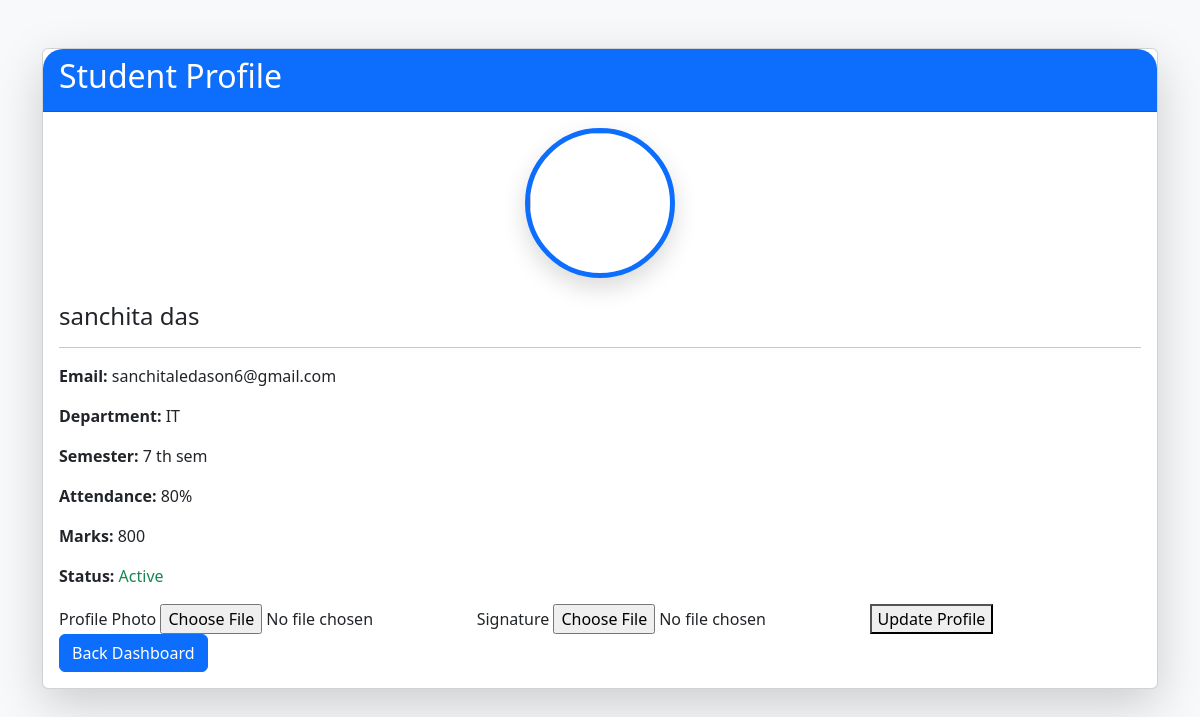
The page /student_profile (signed in) on the database its author committed.
### models.py (models this page shows)
class Student(db.Model):
    id = db.Column(db.Integer, primary_key=True)
    roll_number = db.Column(db.String(50), unique=True)
    name = db.Column(db.String(100))
    email = db.Column(db.String(100))
    department = db.Column(db.String(100))
    password = db.Column(db.String(100))
    attendance = db.Column(db.Integer, default=0)
    marks = db.Column(db.Integer, default=0)
    semester = db.Column(db.String(50))
    photo = db.Column(db.String(200))
    signature = db.Column(db.String(200))

### app.py (the view, shortened to what this page needs)
@app.route("/student_profile", methods=["GET", "POST"])
def student_profile():
    if "student_id" not in session:
        return redirect("/student_login")
    student = Student.query.get(session["student_id"])
    return render_template(
        "student_profile.html",
        student=student
    )

### templates/student_profile.html (shortened to what this page needs)
<!DOCTYPE html>
<html>
<head>
    <link href="https://cdn.jsdelivr.net/npm/bootstrap@5.3.3/dist/css/bootstrap.min.css" rel="stylesheet">
</head>
<body class="bg-light">
<div class="container mt-5">
    <div class="card shadow-lg">
        <div class="card-header bg-primary text-white">
            <h2>Student Profile</h2>
        </div>
        <div class="card-body">
            <div class="text-center mb-4">
    {% if student.photo %}
        <img src="{{ url_for('static', filename='uploads/photos/' + student.photo) }}"
             class="profile-photo">
    {% else %}
        <img src="https://cdn-icons-png.flaticon.com/512/3135/3135715.png"
             class="profile-photo">
    {% endif %}
</div>
            <h4>{{ student.name }}</h4>
            <hr>
            <p><b>Email:</b> {{ student.email }}</p>
            <p><b>Department:</b> {{ student.department }}</p>
            <p><b>Semester:</b> {{ student.semester }}</p>
            <p><b>Attendance:</b> {{ student.attendance }}%</p>
            <p><b>Marks:</b> {{ student.marks }}</p>
            <p><b>Status:</b>
                <span class="text-success">
                    Active
                </span>
            </p>
            <form method="POST" enctype="multipart/form-data">
    <label>Profile Photo</label>
    <input type="file" name="photo">
    <label>Signature</label>
    <input type="file" name="signature">
    <button type="submit">
        Update Profile
    </button>
</form>
            <a href="/student_dashboard"
               class="btn btn-primary">
               Back Dashboard
            </a>
        </div>
    </div>
</div>
</body>
</html>

### templates/student_profile.html (style rules this page uses)
.profile-photo { width:150px; height:150px; border-radius:50%; object-fit:cover; border:5px solid #0d6efd; box-shadow:0 10px 25px rgba(0,0,0,.15); }
.card { border:none; border-radius:20px; }
.card-header { border-radius:20px 20px 0 0 !important; }

### rows shown on the page
Student: name "sanchita das", email "sanchitaledason6@gmail.com", department "IT", semester "7 th sem", attendance "80", marks "800"
